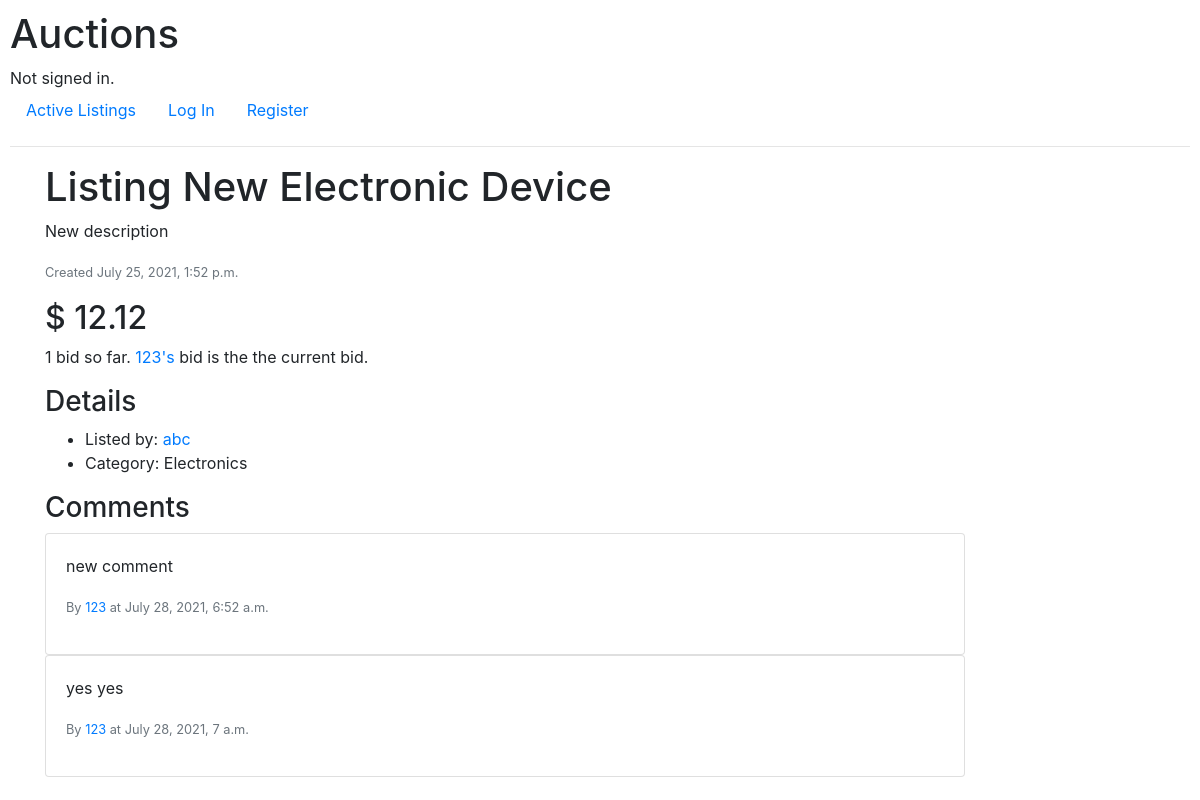
Page /listing/5 on the committed database.
### auctions/models.py (models this page shows, shortened)
class Listing(models.Model):
    creator = models.ForeignKey(User, on_delete=models.CASCADE, related_name="listings")
    title = models.CharField(max_length=64)
    description = models.TextField()
    image = models.ImageField(null=True, blank=True, upload_to="auctions")
    category = models.ForeignKey(Category, blank=True, on_delete=models.CASCADE, related_name="category_items")
    date_created = models.DateTimeField()
    is_active = models.BooleanField()
    price = models.DecimalField(max_digits=19, decimal_places=2)
    highest_bid = models.ForeignKey('Bid', null=True, blank=True, on_delete=models.CASCADE, related_name="winners")
    watchers = models.ManyToManyField(User, blank=True, related_name="watchlist")

class Bid(models.Model):
    user = models.ForeignKey(User, on_delete=models.CASCADE, related_name="user_bids")
    listing = models.ForeignKey(Listing, on_delete=models.CASCADE, related_name="listing_bids")
    price = models.DecimalField(max_digits=19, decimal_places=2)
    date = models.DateTimeField()

class User(AbstractUser):
    pass

class Category(models.Model):
    name = models.CharField(max_length=64)

class Comment(models.Model):
    user = models.ForeignKey(User, on_delete=models.CASCADE, related_name="comments")
    listing = models.ForeignKey(Listing, on_delete=models.CASCADE, related_name="listing_comments")
    comment = models.TextField()
    date = models.DateTimeField()

### auctions/views.py (the view, shortened to what this page needs)
# urls.py: path("listing/<int:listing_id>", views.listing, name="listing"),
def listing(request, listing_id):
    listing_obj = get_object_or_404(Listing, pk=listing_id)
    bid_form = NewBidForm()
    bidder_count = listing_obj.listing_bids.count()
    highest_bid = listing_obj.highest_bid
    highest_bidder = None
    highest_bid_price = None
    if highest_bid:
        highest_bidder = highest_bid.user
        highest_bid_price = highest_bid.price
    watching = False
    if request.user.is_authenticated and request.user.watchlist.filter(pk=listing_id):
        watching = True
    listing_comments = listing_obj.listing_comments.all()
    comment_form = NewCommentForm()
    is_creator = False
    if request.user == listing_obj.creator:
        is_creator = True
    context = {
        "listing": listing_obj,
        "bid_form": bid_form,
        "bidder_count": bidder_count,
        "highest_bidder": highest_bidder,
        "highest_bid_price": highest_bid_price,
        "watching": watching,
        "comment_form": comment_form,
        "listing_comments": listing_comments,
        "is_creator": is_creator
    }
    return render(request, "auctions/listing.html", context)

### auctions/templates/auctions/listing.html (shortened to what this page needs)
{% extends "auctions/layout.html" %}
{% block body %}
<div class="container">
    <div class="row">
        <div class="col-10">
            <h1>Listing {{ listing.title }}</h1>
            <p>{{ listing.description }}</p>
            <p class="text-secondary"><small>Created {{ listing.date_created }}</small></p>
        </div>
    </div>
    {% if listing.is_active %}
    <div class="row">
        <div class="col-10">
            <h2>$
                {% if listing.highest_bid %}
                {{ listing.highest_bid.price }}
                {% else %}
                {{ listing.price }}
                {% endif %}
            </h2>
            <p>
                {{ bidder_count }}
                {% if bidder_count == 1 %}
                 bid
                {% else %}
                 bids
                {% endif %}
                 so far.
                {% if highest_bidder %}
                    {% if highest_bidder.id == user.id %}
                    Your
                    {% else %}
                    <span class="text-primary">{{ highest_bidder.username }}'s</span>
                    {% endif %}
                     bid is the the current bid.
                {% endif %}
            </p>
        </div>
    </div>
    {% endif %}
    <div class="row">
        <div class="col-10">
            <h3>Details</h3>
            <ul>
                <li>Listed by: <span class="text-primary">{{ listing.creator.username }}</span></li>
                <li>Category: {{ listing.category.name }}</li>
            </ul>
        </div>
    </div>
    <div class="row">
        <div class="col-10">
            <h3>Comments</h3>
            {% if listing_comments %}
            {% for comment in listing_comments %}
            <div class="card">
                <div class="card-body">
                    <p class="card-text">{{ comment.comment }}</p>
                    <p class="text-secondary"><small>By
                    <span class="text-primary">
                     {{ comment.user.username }}
                    </span>
                     at {{ comment.date }}</small></p>
                </div>
            </div>
            {% endfor %}
            {% else %}
            <p class="text-secondary">No comments on this listing.</p>
            {% endif %}
        </div>
    </div>
</div>
{% endblock %}

### auctions/static/auctions/styles.css (style rules this page uses)
body { padding: 10px; }

### rows in the picture
Listing: title "New Electronic Device", description "New description", date_created "July 25, 2021, 1:52 p.m.", highest_bid.price "12.12", creator.username "abc", category.name "Electronics"
User: username "123"
Comment: comment "new comment", user.username "123", date "July 28, 2021, 6:52 a.m."
Comment: comment "yes yes", user.username "123", date "July 28, 2021, 7 a.m."

### other values in the picture
{{ bidder_count }} "1"
